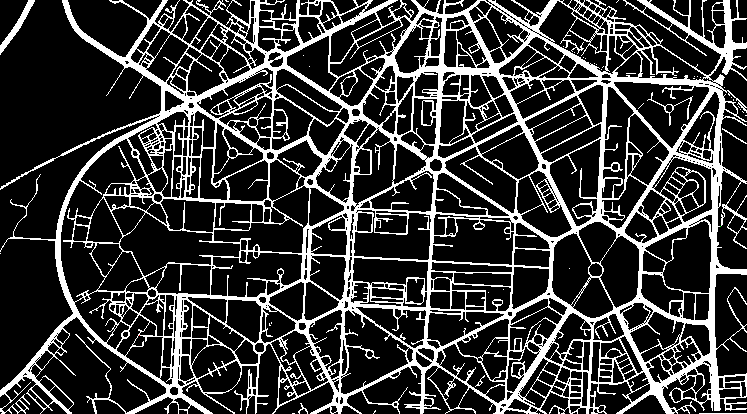
#> input picture Task1/processedmaze.png, 747 x 414 px, found by its file name
$ python test.py
#> lines starting #> are read from the running program, lines starting #| are printed output that depends on the picture
import cv2
maze = cv2.imread("Task1/processedmaze.png")
#> maze is the input picture: shape (414, 747, 3); mean B, G, R 56.1, 56.1, 56.1
n, l = maze.shape[:2]
#> n = 414; l = 747
maze = cv2.resize(maze,(int(l*0.5), int(n*0.5)), interpolation=cv2.INTER_CUBIC)
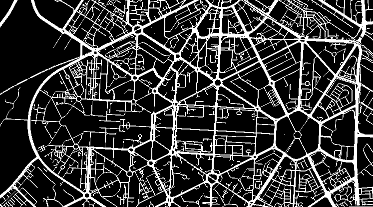
#> maze: shape (207, 373, 3); mean B, G, R 57, 57, 57
cv2.imshow("wefw", maze)
cv2.waitKey(0)
